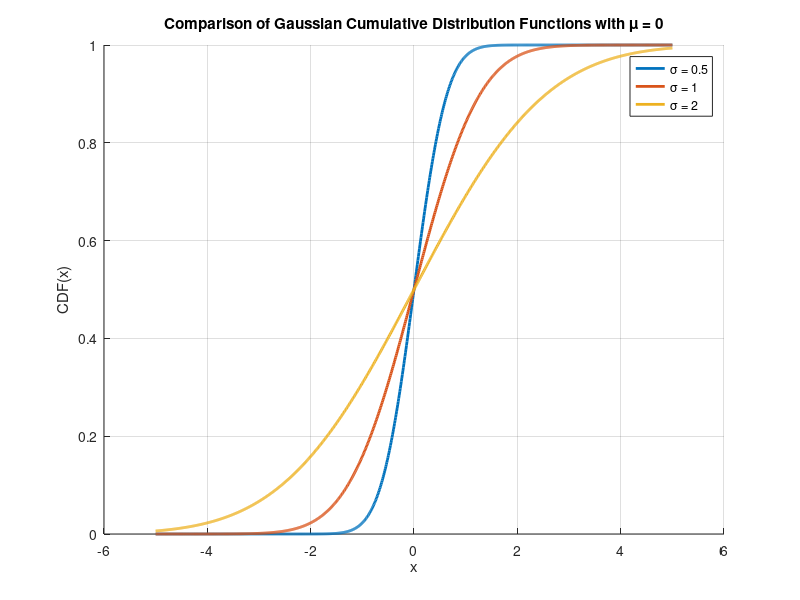

This figure's MATLAB source:
clear all;
close all; 
clc;

% Define values for sigma
sigmas = [0.5, 1, 2];    % Standard deviations

% Generate x values using linspace
x = linspace(-5, 5, 1000);

% Plot Gaussian cumulative distribution functions with mu = 0 and different sigma values
figure;
hold on;

for i = 1:length(sigmas)
    sigma = sigmas(i);

    % Calculate the Gaussian cumulative distribution function values for each x with mu = 0
    cdf_values = normcdf(x, 0, sigma);

    % Plot the CDF
    plot(x, cdf_values, 'LineWidth', 2, 'DisplayName', sprintf('\\sigma = %g', sigma));
end

hold off;

% Add labels and legend
title('Comparison of Gaussian Cumulative Distribution Functions with \mu = 0');
xlabel('x');
ylabel('CDF(x)');
legend('show');
grid on;
